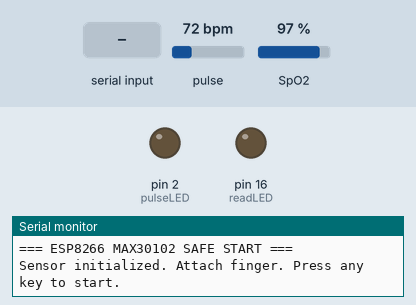
This sketch was run on a simulated Arduino Uno, built with avr-gcc and run on an emulated ATmega328P. On the bench: output pins drawn as LEDs (lit = HIGH), the last lines printed to the serial monitor. Dashed ring = blinking. The inputs (shaded band) are chosen by the test bench; at power-on: pulse 72 bpm, SpO2 97 %.

Above: at 1.1 s.
1.2 s: "1" received over Serial
At 5.38 s:
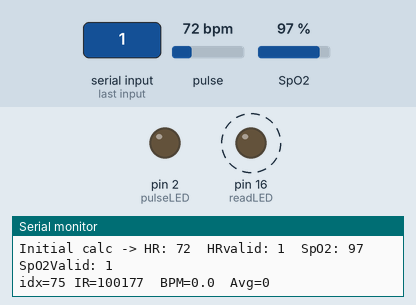
5.7 s: pulse set to 130 bpm
At 6.9 s:
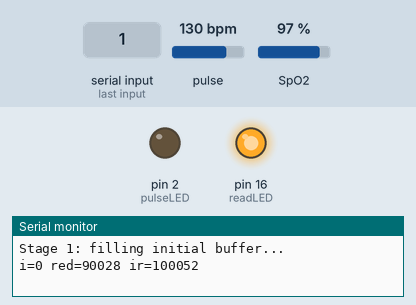
Timing chart, 0 to 12.7 s (numbered marks = the images above; inputs shaded):
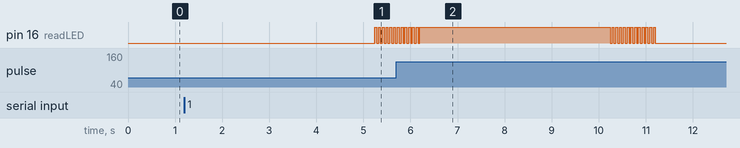

Measured:
- after the input at 1.2 s, pin 16 (readLED): alternates HIGH for 0.04 s and LOW for 0.04 s, starting after 4.0 s

The sketch:

test6.ino
```cpp
/*
  Fixed ESP8266-safe MAX30102 + SPO2 + HeartRate sketch
  - Aligns RED/IR samples correctly (no double-read)
  - Non-blocking wait with timeout and yield()
  - Uses sampleRate = 100 and bufferLength = 100
  - Avoids long blocking loops that cause WDT resets
*/

#include <Wire.h>
#include "MAX30105.h"
#include "spo2_algorithm.h"
#include "heartRate.h"

MAX30105 particleSensor;

const int BUFFER_LEN = 100;
uint32_t irBuffer[BUFFER_LEN];
uint32_t redBuffer[BUFFER_LEN];

int32_t bufferLength;
int32_t spo2;
int8_t validSPO2;
int32_t heartRate;
int8_t validHeartRate;

// Heart rate averaging
const byte RATE_SIZE = 4;
byte rates[RATE_SIZE];
byte rateSpot = 0;
long lastBeat = 0;
float beatsPerMinute = 0;
int beatAvg = 0;

// Pins
byte pulseLED = 2;      // D4 on many ESP8266 boards
byte readLED = 16;      // D0 (onboard LED on some boards) — confirm for your board

// Sensor config
const byte LED_BRIGHTNESS = 60;  // 0..255
const byte SAMPLE_AVERAGE = 4;   // 1,2,4,8,16,32
const byte LED_MODE = 2;         // 1 = Red only, 2 = Red+IR
const byte SAMPLE_RATE = 100;    // 50,100,200,400,800,1000,1600,3200
const int PULSE_WIDTH = 411;     // 69,118,215,411
const int ADC_RANGE = 4096;      // 2048,4096,8192,16384

// Finger detection threshold (tune for your hardware)
const uint32_t IR_FINGER_THRESHOLD = 50000UL;

// Wait for a sample with timeout; returns true if sample is ready
bool waitForSample(const char *stage, unsigned long timeoutMs = 1200)
{
  unsigned long start = millis();
  while (!particleSensor.available()) {
    particleSensor.check(); // library call (may be quick)
    yield();
    if (millis() - start > timeoutMs) {
      Serial.print(F("⚠ TIMEOUT in stage: "));
      Serial.println(stage);
      return false;
    }
  }
  return true;
}

void setup()
{
  Serial.begin(115200);
  delay(200);
  Serial.println(F("\n=== ESP8266 MAX30102 SAFE START ==="));

  pinMode(pulseLED, OUTPUT);
  pinMode(readLED, OUTPUT);

  if (!particleSensor.begin(Wire, I2C_SPEED_FAST)) {
    Serial.println(F("❌ MAX30102 not found! Check wiring/power."));
    while (1) { yield(); } // block but feed WDT
  }

  // set LED amplitudes (helps ensure good AC amplitude)
  particleSensor.setPulseAmplitudeRed(0x1F); // about mid-range; tune if needed
  particleSensor.setPulseAmplitudeIR(0x1F);

  // Use setup() helper - parameters: ledBrightness, sampleAverage, ledMode, sampleRate, pulseWidth, adcRange
  particleSensor.setup(LED_BRIGHTNESS, SAMPLE_AVERAGE, LED_MODE, SAMPLE_RATE, PULSE_WIDTH, ADC_RANGE);

  Serial.println(F("Sensor initialized. Attach finger. Press any key to start."));
  while (Serial.available() == 0) { yield(); }
  Serial.read();

  // warm up: clear rates
  for (byte i = 0; i < RATE_SIZE; i++) rates[i] = 0;
}

void loop()
{
  bufferLength = BUFFER_LEN;

  // ------------ Stage 1: fill initial buffer -------------
  Serial.println(F("Stage 1: filling initial buffer..."));
  for (int i = 0; i < bufferLength; i++) {
    if (!waitForSample("INITIAL_READ")) {
      // On timeout, allow loop() to restart cleanly
      Serial.println(F("Initial read timeout, restarting loop."));
      delay(50);
      return;
    }

    // Read RED and IR once and store to buffers (aligned)
    redBuffer[i] = particleSensor.getRed();
    irBuffer[i] = particleSensor.getIR();
    particleSensor.nextSample();

    // occasionally print to avoid flooding serial
    if ((i % 20) == 0) {
      Serial.print(F("i="));
      Serial.print(i);
      Serial.print(F(" red="));
      Serial.print(redBuffer[i]);
      Serial.print(F(" ir="));
      Serial.println(irBuffer[i]);
    }

    yield();
  }

  // First calculation
  maxim_heart_rate_and_oxygen_saturation(
    irBuffer, bufferLength, redBuffer,
    &spo2, &validSPO2, &heartRate, &validHeartRate
  );

  Serial.print(F("Initial calc -> HR: "));
  Serial.print(heartRate);
  Serial.print(F("  HRvalid: "));
  Serial.print(validHeartRate);
  Serial.print(F("  SpO2: "));
  Serial.print(spo2);
  Serial.print(F("  SpO2Valid: "));
  Serial.println(validSPO2);

  // ------------ Stage 2: continuous rolling updates -------------
  // We'll perform one window-shift + 25-sample read then recalc, then return to loop() so OS can run
  // This avoids very long blocking loops.
  // Shift last 75 samples up
  for (int i = 25; i < bufferLength; i++) {
    redBuffer[i - 25] = redBuffer[i];
    irBuffer[i - 25] = irBuffer[i];
  }

  // Read 25 new samples (indexes 75..99)
  for (int i = 75; i < BUFFER_LEN; i++) {
    if (!waitForSample("CONTINUOUS_READ")) {
      Serial.println(F("Continuous read timeout, returning to loop."));
      delay(20);
      return; // exit loop() to let WiFi/OS breathe; on return we'll re-enter and continue
    }

    digitalWrite(readLED, !digitalRead(readLED)); // blink indicator each sample (non-blocking)

    // read aligned RED & IR (single read per channel)
    redBuffer[i] = particleSensor.getRed();
    irBuffer[i] = particleSensor.getIR();
    particleSensor.nextSample();

    uint32_t irValue = irBuffer[i]; // use buffer value (aligned)
    // Heart beat check uses IR buffer value
    if (checkForBeat((long)irValue)) {
      long delta = millis() - lastBeat;
      lastBeat = millis();
      float instantBpm = 60.0 / (delta / 1000.0);
      if (instantBpm > 20 && instantBpm < 255) {
        rates[rateSpot++] = (byte)instantBpm;
        rateSpot %= RATE_SIZE;
        // average rates
        long avg = 0;
        for (byte x = 0; x < RATE_SIZE; x++) avg += rates[x];
        beatAvg = (int)(avg / RATE_SIZE);
        beatsPerMinute = instantBpm;
      }
    }

    // print occasional debug: every 5th new sample
    if ((i % 5) == 0) {
      Serial.print(F("idx="));
      Serial.print(i);
      Serial.print(F(" IR="));
      Serial.print(irValue);
      if (irValue < IR_FINGER_THRESHOLD) {
        Serial.print(F("  [No finger]"));
      } else {
        Serial.print(F("  BPM="));
        Serial.print(beatsPerMinute, 1);
        Serial.print(F("  Avg="));
        Serial.print(beatAvg);
      }
      Serial.println();
    }

    yield(); // feed watchdog
  }

  // Recalculate SPO2 + HR for the new window
  Serial.println(F("Recalculating SPO2 + HR..."));
  maxim_heart_rate_and_oxygen_saturation(
    irBuffer, bufferLength, redBuffer,
    &spo2, &validSPO2, &heartRate, &validHeartRate
  );

  // Print result summary (one concise line)
  Serial.print(F("RESULT -> HR: "));
  Serial.print(heartRate);
  Serial.print(F(" (valid="));
  Serial.print(validHeartRate);
  Serial.print(F(")  BPMavg: "));
  Serial.print(beatAvg);
  Serial.print(F("  SpO2: "));
  Serial.print(spo2);
  Serial.print(F(" (valid="));
  Serial.print(validSPO2);
  Serial.print(F(")  IRmean: "));
  // compute mean IR quickly
  unsigned long s = 0;
  for (int i = 0; i < BUFFER_LEN; i++) s += irBuffer[i];
  Serial.println(s / BUFFER_LEN);

  // Small pause to keep serial readable and OS happy, then loop() will run again
  delay(50);
  return;
}
```
